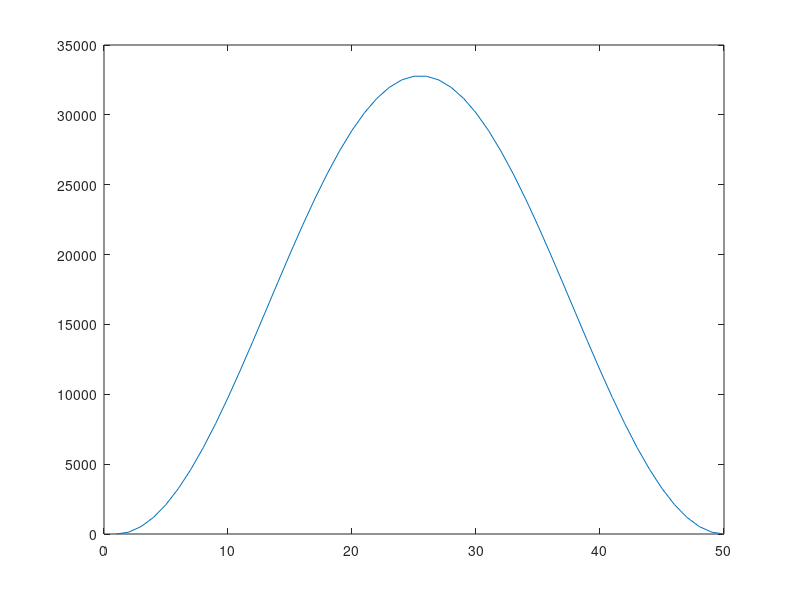

MATLAB code to generate this figure: (Note: this script raises an error after producing the figure.)
dacmax = hex2dec('7ffe');

NPOINTS = 50;
rf1 = hanning(NPOINTS);
tmp = abs(rf1);
tmp = tmp * dacmax / max(tmp);
tmp = 2*round(tmp/2);
plot(tmp)


% first write it as intt16
filename = sprintf('myHanning%d.bin',NPOINTS);
fp = fopen(filename,'wb','b');
fwrite(fp, tmp, 'int16');
fclose(fp);


% then use GE software to put in proper format
str = sprintf('!xlatebin -o myHanning%d.rho myHanning%d.bin', NPOINTS, NPOINTS);
eval(str)


%%
NPOINTS = 50;

rf1 = ones(NPOINTS,1);
tmp = abs(rf1);
tmp = tmp * dacmax / max(tmp);
tmp = 2*round(tmp/2);
plot(tmp)


% first write it as intt16
filename = sprintf('myRect%d.bin',NPOINTS);
fp = fopen(filename,'wb','b');
fwrite(fp, tmp, 'int16');
fclose(fp);


% then use GE software to put in proper format
str = sprintf('!xlatebin -o myRect%d.rho myRect%d.bin', NPOINTS, NPOINTS);
eval(str)


%%
%Now a hyperbolic secant
dacmax = hex2dec('7ffe');

Nsegs = 1;
segN = 50;
NPOINTS  = segN *Nsegs;
dt = 4e-6;
t = linspace(0, 50e-3, NPOINTS); % ms;
Amp = 50e-7 ; % Tesla  (50 mGauss)

gambar = 42576e3;     % gamma in Hz/T
sweepWidth = 500; % Hz

beta = 1;
k = 0.8;

weights = sech(beta * linspace(-pi , pi, NPOINTS));
weights = weights - min(weights);
weights = weights / (max(weights) - min(weights));

% frequency sweep of the pulse train envelope
RF_dw = tanh(k*beta * linspace(-pi , pi, NPOINTS)); % works well
RF_dw = RF_dw * 2/( max(RF_dw)-min(RF_dw));

B_eff = complex(gambar*weights*Amp,   sweepWidth*RF_dw);

prec_rate = gambar*abs(B_eff) ;   % in Hz
prec_rate = prec_rate(1:end-1);
tip_rate = diff(angle(B_eff)) / dt;
adiabty = prec_rate ./ tip_rate;


rf1 = weights .* exp(i* pi*RF_dw*sweepWidth .* (t - t(end/2)) );


min(adiabty)

subplot(231)
plot(weights)
title('|B1| weights')

subplot(232)
plot(RF_dw)
title('dw (Hz)')

subplot(233)
plot(angle(rf1))
title('RF phase (rads)')

subplot(234)
plot(adiabty)
title('Adiabaticity')

subplot(235)
plot(B_eff)
title('B_{eff} trajectory')
axis square

out= rf1;

subplot(236)
plot(abs(out))
hold on
plot(angle(out), 'r')
title('RF pulse')
hold off

NPOINTS = length(out);
% Now write out scanner files:
tmp = abs(out);
tmp = tmp * dacmax / max(tmp);
tmp = 2*round(tmp/2);

% first write it as intt16
filename = sprintf('mysech_%d.bin',NPOINTS);
fp = fopen(filename,'wb','b');
fwrite(fp, tmp, 'int16');
fclose(fp);

% then use GE software to put in proper format
str = sprintf('!xlatebin -o mysech_%d.rho mysech_%d.bin', NPOINTS, NPOINTS);
eval(str)

% Now write out scanner files:
tmp = angle(out);
tmp = tmp * dacmax / max(tmp);
tmp = 2*round(tmp/2);

% first write it as intt16
filename = sprintf('mysech_%d.bin',NPOINTS);
fp = fopen(filename,'wb','b');
fwrite(fp, tmp, 'int16');
fclose(fp);

% then use GE software to put in proper format
str = sprintf('!xlatebin -o mysech_%d.theta mysechS_%d.bin', NPOINTS, NPOINTS);
eval(str)


%%  the VSI pulses
dacmax = hex2dec('7ffe');

Nsegs = 1;
segN = 50;
NPOINTS  = segN *Nsegs;
dt = 4e-6;
t = linspace(0, 50e-3, NPOINTS); % ms;
Amp = 50e-7 ; % Tesla  (50 mGauss)

gambar = 42576e3;     % gamma in Hz/T
sweepWidth = 500; % Hz

beta = 1;
k = 0.8;

weights = sech(beta * linspace(-pi , pi, NPOINTS));
weights = weights - min(weights);
weights = weights / (max(weights) - min(weights));

% frequency sweep of the pulse train envelope
RF_dw = tanh(k*beta * linspace(-pi , pi, NPOINTS)); % works well
RF_dw = RF_dw * 2/( max(RF_dw)-min(RF_dw));

B_eff = complex(gambar*weights*Amp,   sweepWidth*RF_dw);

prec_rate = gambar*abs(B_eff) ;   % in Hz
prec_rate = prec_rate(1:end-1);
tip_rate = diff(angle(B_eff)) / dt;
adiabty = prec_rate ./ tip_rate;


rf1 = weights .* exp(i* pi*RF_dw*sweepWidth .* (t - t(end/2)) );


min(adiabty)

subplot(231)
plot(weights)
title('|B1| weights')

subplot(232)
plot(RF_dw)
title('dw (Hz)')

subplot(233)
plot(angle(rf1))
title('RF phase (rads)')

subplot(234)
plot(adiabty)
title('Adiabaticity')

subplot(235)
plot(B_eff)
title('B_{eff} trajectory')
axis square

out = [];
zseg = zeros(1,segN);
for n=1:Nsegs
    beg=(n-1)*segN +1;
    fin = segN*n;
    out = [out rf1(beg:fin) zseg ];
end
rf1=out(1:end-segN);

% The gradient pulses
out = [];
Gseg = zeros(1,segN);
legN = floor((segN-2)/4);
Gseg(2 : legN+1) = linspace(0,1,legN);
Gseg(legN+2 : 2*legN+1) = linspace(1,0,legN);
Gseg( 2*legN+2 : 3*legN+1) = linspace(0,-1,legN);
Gseg(3*legN+2 : 4*legN+1) = linspace(-1,0,legN);

G = zeros(size(rf1));
for n=1:Nsegs
    beg=(n-1)*segN +1;
    fin = segN*n;
    out = [out G(beg:fin) Gseg ];
end
G=out(1:end-segN)';


subplot(236)
area(G)
hold on
plot(abs(rf1))
plot(angle(rf1), 'r')
title('RF pulse')
hold off

NPOINTS = length(rf1);

% Now write out scanner files:
tmp = abs(rf1);
tmp = tmp * dacmax / max(tmp);
tmp = 2*round(tmp/2);

% first write it as intt16
filename = sprintf('myVSI_%d.rho.bin',NPOINTS);
fp = fopen(filename,'wb','b');
fwrite(fp, tmp, 'int16');
fclose(fp);

% then use GE software to put in proper format
str = sprintf('!xlatebin -o myVSI_%d.rho myVSI_%d.rho.bin', NPOINTS, NPOINTS);
eval(str)

% Now write out scanner files:
tmp = angle(rf1);
tmp = tmp * dacmax / max(tmp);
tmp = 2*round(tmp/2);


% first write it as intt16
filename = sprintf('myVSI_%d.theta.bin',NPOINTS);
fp = fopen(filename,'wb','b');
fwrite(fp, tmp, 'int16');
fclose(fp);

% then use GE software to put in proper format
str = sprintf('!xlatebin -o myVSI_%d.theta myVSI_%d.theta.bin', NPOINTS, NPOINTS);
eval(str)


% write out a text file with the gradient waveform
str = sprintf('save myVSIGrad_%d.txt G -ascii', NPOINTS)
eval(str)

% Now write out scanner files:
tmp = G ;
tmp = tmp * dacmax / max(tmp);
tmp = 2*round(tmp/2);

% first write it as intt16
filename = sprintf('myVSI_%d.grad.bin',NPOINTS);
fp = fopen(filename,'wb','b');
fwrite(fp, tmp, 'int16');
fclose(fp);

% then use GE software to put in proper format
str = sprintf('!xlatebin -o myVSI_%d.grad myVSI_%d.grad.bin', NPOINTS, NPOINTS);
eval(str)
